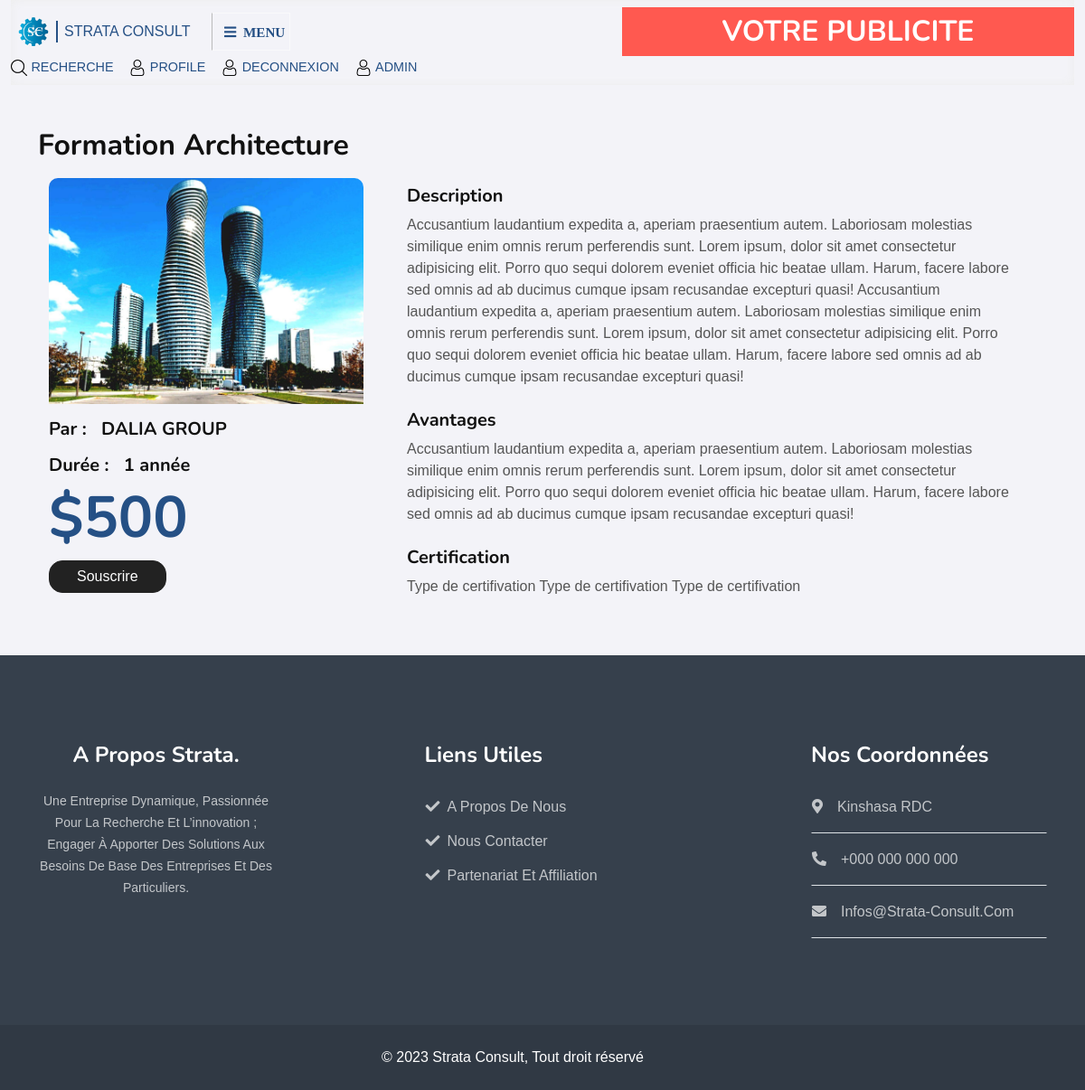
Page /formation/architecture/ (signed in) on the committed database.
### back/models.py (models this page shows, shortened)
class Formation(models.Model):
    subject = models.ForeignKey(Subject, on_delete=models.SET_NULL, null=True)
    title = models.CharField(max_length=100)
    slug = models.SlugField(unique=True)
    image = models.ImageField(upload_to='formation/')
    description = models.TextField()
    avantage = models.TextField()
    certification = models.TextField()
    auteur = models.CharField(max_length=100)
    duree = models.CharField(max_length=100)
    prix = models.CharField(max_length=100)
    souscrire = models.ManyToManyField(User)
    date = models.DateTimeField(auto_now_add=True)
    update = models.DateTimeField(auto_now=True)

### home/views.py (the view)
# urls.py: path('formation/<str:slug>/', DetailFormation, name='detail_formation'),
def DetailFormation(request, slug):
    formation = get_object_or_404(Formation, slug=slug)
    template_name = 'home/detail_formation.html'
    context = {
        'formation': formation,
    }
    return render(request, template_name, context)

### templates/home/detail_formation.html (shortened to what this page needs)
{% extends 'home/base.html' %}
{% load static %}
{% block content %}
        <div class="container-fluid">
            <div class="container py-5">
                <div class="about-item overflow-hidden">
                    <h2 class="mb-3">Formation {{formation.title}}</h2>
                </div>
                <div class="row m-0 blog-item wow fadeInUp" data-wow-delay=".6s">
                    <div class="col-md-4 mb-2">
                        <img src="{{formation.image.url}}" class="rounded-top" alt="{{formation.title}}">
                        <h5 class="mt-3">Par : &nbsp; {{formation.auteur}}</h5>
                        <h5 class="mt-3">Durée : &nbsp; {{formation.duree}}</h5>
                        <h3 style="color: #255085; font-size: 4rem;">${{formation.prix}}</h3>
                        {% if request.user in formation.souscrire.all %}
                        <span style="border: 1px solid #222; background-color: #55a; color: #fff; padding: 5px 30px; border-radius: 15px;">Vous avez souscrit</span>
                        {% else %}
                        <form action="{% url 'home:follow_formation' formation.slug %}" method="post">
                            <button style="border: 1px solid #222; background-color: #222; color: #fff; padding: 5px 30px; border-radius: 15px;" type="submit">Souscrire</button>
                        </form>
                        {% endif %}
                    </div>
                    <div class="col-md-8 mb-3">
                        <div class="px-4 pb-0 py-2">
                            <h5>Description</h5>
                            {{formation.description}}
                            <h5 class="mt-4">Avantages</h5>
                            {{formation.avantage}}
                            <h5 class="mt-4">Certification</h5>
                            {{formation.certification}}
                        </div>
                    </div>
                </div>
            </div>
        </div>
{% endblock %}

### static/css/css.css (style rules this page uses)
html, body { box-sizing: border-box; overflow-x: hidden; background-color: #f3f3f8; }
.blog-item img { width: 100%; height: 250px; object-fit: cover; -o-object-fit: cover; }

### rows in the picture
Formation: title "Architecture", image (picture), auteur "DALIA GROUP", duree "1 année", prix "500", description "Accusantium laudantium expedita a, aperiam praesentium autem. Laboriosam molestias similique enim omnis rerum perferendis sunt. Lorem ipsum, dolor sit amet consectetur adipisicing elit. Porro quo sequi dolorem eveniet officia hic beatae ullam. Harum, facere labore sed omnis ad ab ducimus cumque ipsam recusandae excepturi quasi! Accusantium laudantium expedita a, aperiam praesentium autem. Laboriosam molestias similique enim omnis rerum perferendis sunt. Lorem ipsum, dolor sit amet consectetur adipisicing elit. Porro quo sequi dolorem eveniet officia hic beatae ullam. Harum, facere labore sed omnis ad ab ducimus cumque ipsam recusandae excepturi quasi!", avantage "Accusantium laudantium expedita a, aperiam praesentium autem. Laboriosam molestias similique enim omnis rerum perferendis sunt. Lorem ipsum, dolor sit amet consectetur adipisicing elit. Porro quo sequi dolorem eveniet officia hic beatae ullam. Harum, facere labore sed omnis ad ab ducimus cumque ipsam recusandae excepturi quasi!", certification "Type de certifivation Type de certifivation Type de certifivation"
